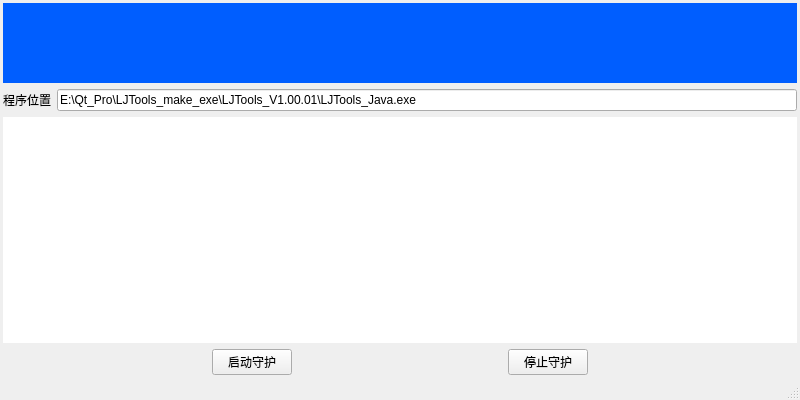
<?xml version="1.0" encoding="UTF-8"?>
<ui version="4.0">
 <class>MyMainWindow</class>
 <widget class="QMainWindow" name="MyMainWindow">
  <property name="geometry">
   <rect>
    <x>0</x>
    <y>0</y>
    <width>800</width>
    <height>400</height>
   </rect>
  </property>
  <property name="mouseTracking">
   <bool>true</bool>
  </property>
  <property name="windowTitle">
   <string>SmartChargeWall_Launcher</string>
  </property>
  <property name="windowIcon">
   <iconset resource="SmartChargeWall_Launcher.qrc">
    <normaloff>:/img/SmartChargeWall_Launcher.ico</normaloff>:/img/SmartChargeWall_Launcher.ico</iconset>
  </property>
  <widget class="QWidget" name="centralwidget">
   <property name="mouseTracking">
    <bool>true</bool>
   </property>
   <layout class="QGridLayout" name="gridLayout">
    <property name="leftMargin">
     <number>3</number>
    </property>
    <property name="topMargin">
     <number>3</number>
    </property>
    <property name="rightMargin">
     <number>3</number>
    </property>
    <property name="bottomMargin">
     <number>3</number>
    </property>
    <item row="0" column="0">
     <layout class="QVBoxLayout" name="verticalLayout">
      <property name="spacing">
       <number>6</number>
      </property>
      <item>
       <widget class="QWidget" name="title_bar" native="true">
        <property name="sizePolicy">
         <sizepolicy hsizetype="Preferred" vsizetype="Fixed">
          <horstretch>0</horstretch>
          <verstretch>0</verstretch>
         </sizepolicy>
        </property>
        <property name="minimumSize">
         <size>
          <width>0</width>
          <height>0</height>
         </size>
        </property>
        <property name="maximumSize">
         <size>
          <width>16777215</width>
          <height>85</height>
         </size>
        </property>
        <property name="styleSheet">
         <string notr="true">background-color: rgb(0, 94, 255);</string>
        </property>
        <layout class="QGridLayout" name="gridLayout_2">
         <item row="0" column="0">
          <layout class="QVBoxLayout" name="verticalLayout_4">
           <item>
            <layout class="QHBoxLayout" name="horizontalLayout_5">
             <item>
              <widget class="QLabel" name="label">
               <property name="text">
                <string/>
               </property>
               <property name="pixmap">
                <pixmap resource="SmartChargeWall_Launcher.qrc">:/img/logo.png</pixmap>
               </property>
               <property name="scaledContents">
                <bool>true</bool>
               </property>
              </widget>
             </item>
             <item>
              <spacer name="horizontalSpacer_4">
               <property name="orientation">
                <enum>Qt::Horizontal</enum>
               </property>
               <property name="sizeHint" stdset="0">
                <size>
                 <width>40</width>
                 <height>20</height>
                </size>
               </property>
              </spacer>
             </item>
             <item>
              <layout class="QVBoxLayout" name="verticalLayout_3">
               <item>
                <layout class="QHBoxLayout" name="horizontalLayout_2">
                 <property name="spacing">
                  <number>6</number>
                 </property>
                 <property name="topMargin">
                  <number>2</number>
                 </property>
                 <property name="rightMargin">
                  <number>2</number>
                 </property>
                 <item>
                  <widget class="QPushButton" name="pushButton_option">
                   <property name="sizePolicy">
                    <sizepolicy hsizetype="Fixed" vsizetype="Fixed">
                     <horstretch>0</horstretch>
                     <verstretch>0</verstretch>
                    </sizepolicy>
                   </property>
                   <property name="minimumSize">
                    <size>
                     <width>20</width>
                     <height>20</height>
                    </size>
                   </property>
                   <property name="maximumSize">
                    <size>
                     <width>20</width>
                     <height>20</height>
                    </size>
                   </property>
                   <property name="font">
                    <font>
                     <family>微软雅黑</family>
                     <pointsize>11</pointsize>
                     <weight>75</weight>
                     <bold>true</bold>
                    </font>
                   </property>
                   <property name="cursor">
                    <cursorShape>PointingHandCursor</cursorShape>
                   </property>
                   <property name="toolTip">
                    <string>菜单</string>
                   </property>
                   <property name="autoFillBackground">
                    <bool>false</bool>
                   </property>
                   <property name="styleSheet">
                    <string notr="true">QPushButton{
	border-image: url(:/img/option_xian.svg);
}
QPushButton:hover{
	border-image: url(:/img/option_xian.svg);
	background-color: rgb(0, 255, 0);
}
QPushButton:pressed{
	border-image: url(:/img/option_xian.svg);
}
</string>
                   </property>
                   <property name="text">
                    <string/>
                   </property>
                   <property name="flat">
                    <bool>true</bool>
                   </property>
                  </widget>
                 </item>
                 <item>
                  <widget class="QPushButton" name="pushButtonMinimum">
                   <property name="sizePolicy">
                    <sizepolicy hsizetype="Fixed" vsizetype="Fixed">
                     <horstretch>0</horstretch>
                     <verstretch>0</verstretch>
                    </sizepolicy>
                   </property>
                   <property name="minimumSize">
                    <size>
                     <width>20</width>
                     <height>20</height>
                    </size>
                   </property>
                   <property name="maximumSize">
                    <size>
                     <width>20</width>
                     <height>20</height>
                    </size>
                   </property>
                   <property name="sizeIncrement">
                    <size>
                     <width>0</width>
                     <height>0</height>
                    </size>
                   </property>
                   <property name="font">
                    <font>
                     <family>微软雅黑</family>
                     <pointsize>11</pointsize>
                     <weight>75</weight>
                     <bold>true</bold>
                    </font>
                   </property>
                   <property name="cursor">
                    <cursorShape>PointingHandCursor</cursorShape>
                   </property>
                   <property name="toolTip">
                    <string>最小化</string>
                   </property>
                   <property name="autoFillBackground">
                    <bool>false</bool>
                   </property>
                   <property name="styleSheet">
                    <string notr="true">QPushButton{
	border-image: url(:/img/min.png);
}
QPushButton:hover{
	border-image: url(:/img/min.png);
	background-color: rgb(0, 255, 0);
}
QPushButton:pressed{
	border-image: url(:/img/min.png);
}
</string>
                   </property>
                   <property name="flat">
                    <bool>true</bool>
                   </property>
                  </widget>
                 </item>
                 <item>
                  <widget class="QPushButton" name="pushButtonMaximum">
                   <property name="sizePolicy">
                    <sizepolicy hsizetype="Fixed" vsizetype="Fixed">
                     <horstretch>0</horstretch>
                     <verstretch>0</verstretch>
                    </sizepolicy>
                   </property>
                   <property name="minimumSize">
                    <size>
                     <width>20</width>
                     <height>20</height>
                    </size>
                   </property>
                   <property name="maximumSize">
                    <size>
                     <width>20</width>
                     <height>20</height>
                    </size>
                   </property>
                   <property name="sizeIncrement">
                    <size>
                     <width>0</width>
                     <height>0</height>
                    </size>
                   </property>
                   <property name="font">
                    <font>
                     <family>微软雅黑</family>
                     <pointsize>11</pointsize>
                     <weight>75</weight>
                     <bold>true</bold>
                    </font>
                   </property>
                   <property name="cursor">
                    <cursorShape>PointingHandCursor</cursorShape>
                   </property>
                   <property name="toolTip">
                    <string>最大化</string>
                   </property>
                   <property name="autoFillBackground">
                    <bool>false</bool>
                   </property>
                   <property name="styleSheet">
                    <string notr="true">QPushButton{
	border-image: url(:/img/max.png);
}
QPushButton:hover{
	border-image: url(:/img/max.png);
	background-color: rgb(0, 255, 0);
}
QPushButton:pressed{
	border-image: url(:/img/max.png);
}
</string>
                   </property>
                   <property name="flat">
                    <bool>true</bool>
                   </property>
                  </widget>
                 </item>
                 <item>
                  <widget class="QPushButton" name="pushButtonRestore">
                   <property name="sizePolicy">
                    <sizepolicy hsizetype="Fixed" vsizetype="Fixed">
                     <horstretch>0</horstretch>
                     <verstretch>0</verstretch>
                    </sizepolicy>
                   </property>
                   <property name="minimumSize">
                    <size>
                     <width>20</width>
                     <height>20</height>
                    </size>
                   </property>
                   <property name="maximumSize">
                    <size>
                     <width>20</width>
                     <height>20</height>
                    </size>
                   </property>
                   <property name="sizeIncrement">
                    <size>
                     <width>0</width>
                     <height>0</height>
                    </size>
                   </property>
                   <property name="font">
                    <font>
                     <family>微软雅黑</family>
                     <pointsize>11</pointsize>
                     <weight>75</weight>
                     <bold>true</bold>
                    </font>
                   </property>
                   <property name="cursor">
                    <cursorShape>PointingHandCursor</cursorShape>
                   </property>
                   <property name="toolTip">
                    <string>还原</string>
                   </property>
                   <property name="autoFillBackground">
                    <bool>false</bool>
                   </property>
                   <property name="styleSheet">
                    <string notr="true">QPushButton{
	border-image: url(:/img/restore.png);
}
QPushButton:hover{
	border-image: url(:/img/restore.png);
	background-color: rgb(0, 255, 0);
}
QPushButton:pressed{
	border-image: url(:/img/restore.png);
}
</string>
                   </property>
                   <property name="flat">
                    <bool>true</bool>
                   </property>
                  </widget>
                 </item>
                 <item>
                  <widget class="QPushButton" name="pushButtonClose">
                   <property name="sizePolicy">
                    <sizepolicy hsizetype="Fixed" vsizetype="Fixed">
                     <horstretch>0</horstretch>
                     <verstretch>0</verstretch>
                    </sizepolicy>
                   </property>
                   <property name="minimumSize">
                    <size>
                     <width>20</width>
                     <height>20</height>
                    </size>
                   </property>
                   <property name="maximumSize">
                    <size>
                     <width>20</width>
                     <height>20</height>
                    </size>
                   </property>
                   <property name="sizeIncrement">
                    <size>
                     <width>0</width>
                     <height>0</height>
                    </size>
                   </property>
                   <property name="font">
                    <font>
                     <family>微软雅黑</family>
                     <pointsize>11</pointsize>
                     <weight>75</weight>
                     <bold>true</bold>
                    </font>
                   </property>
                   <property name="cursor">
                    <cursorShape>PointingHandCursor</cursorShape>
                   </property>
                   <property name="toolTip">
                    <string>关闭</string>
                   </property>
                   <property name="autoFillBackground">
                    <bool>false</bool>
                   </property>
                   <property name="styleSheet">
                    <string notr="true">QPushButton{
	border-image: url(:/img/close.png);
}
QPushButton:hover{
	border-image: url(:/img/close.png);
	background-color: rgb(0, 255, 0);
}
QPushButton:pressed{
	border-image: url(:/img/close.png);
}
</string>
                   </property>
                   <property name="flat">
                    <bool>true</bool>
                   </property>
                  </widget>
                 </item>
                </layout>
               </item>
               <item>
                <spacer name="verticalSpacer_2">
                 <property name="orientation">
                  <enum>Qt::Vertical</enum>
                 </property>
                 <property name="sizeHint" stdset="0">
                  <size>
                   <width>20</width>
                   <height>40</height>
                  </size>
                 </property>
                </spacer>
               </item>
              </layout>
             </item>
            </layout>
           </item>
          </layout>
         </item>
        </layout>
       </widget>
      </item>
      <item>
       <layout class="QHBoxLayout" name="horizontalLayout_3">
        <item>
         <widget class="QLabel" name="label_2">
          <property name="text">
           <string>程序位置</string>
          </property>
         </widget>
        </item>
        <item>
         <widget class="QLineEdit" name="lineEdit_exe_location">
          <property name="text">
           <string>E:\Qt_Pro\LJTools_make_exe\LJTools_V1.00.01\LJTools_Java.exe</string>
          </property>
         </widget>
        </item>
       </layout>
      </item>
      <item>
       <widget class="QTextBrowser" name="textBrowser_log">
        <property name="frameShape">
         <enum>QFrame::NoFrame</enum>
        </property>
        <property name="frameShadow">
         <enum>QFrame::Sunken</enum>
        </property>
       </widget>
      </item>
      <item>
       <layout class="QHBoxLayout" name="horizontalLayout">
        <item>
         <spacer name="horizontalSpacer">
          <property name="orientation">
           <enum>Qt::Horizontal</enum>
          </property>
          <property name="sizeHint" stdset="0">
           <size>
            <width>40</width>
            <height>20</height>
           </size>
          </property>
         </spacer>
        </item>
        <item>
         <widget class="QPushButton" name="pushButton_start_daemon">
          <property name="text">
           <string>启动守护</string>
          </property>
         </widget>
        </item>
        <item>
         <spacer name="horizontalSpacer_3">
          <property name="orientation">
           <enum>Qt::Horizontal</enum>
          </property>
          <property name="sizeHint" stdset="0">
           <size>
            <width>40</width>
            <height>20</height>
           </size>
          </property>
         </spacer>
        </item>
        <item>
         <widget class="QPushButton" name="pushButton_stop_daemon">
          <property name="text">
           <string>停止守护</string>
          </property>
         </widget>
        </item>
        <item>
         <spacer name="horizontalSpacer_2">
          <property name="orientation">
           <enum>Qt::Horizontal</enum>
          </property>
          <property name="sizeHint" stdset="0">
           <size>
            <width>40</width>
            <height>20</height>
           </size>
          </property>
         </spacer>
        </item>
       </layout>
      </item>
     </layout>
    </item>
   </layout>
  </widget>
  <widget class="QMenuBar" name="menubar">
   <property name="geometry">
    <rect>
     <x>0</x>
     <y>0</y>
     <width>800</width>
     <height>23</height>
    </rect>
   </property>
  </widget>
  <widget class="QStatusBar" name="statusbar"/>
 </widget>
 <resources>
  <include location="SmartChargeWall_Launcher.qrc"/>
 </resources>
 <connections/>
</ui>
